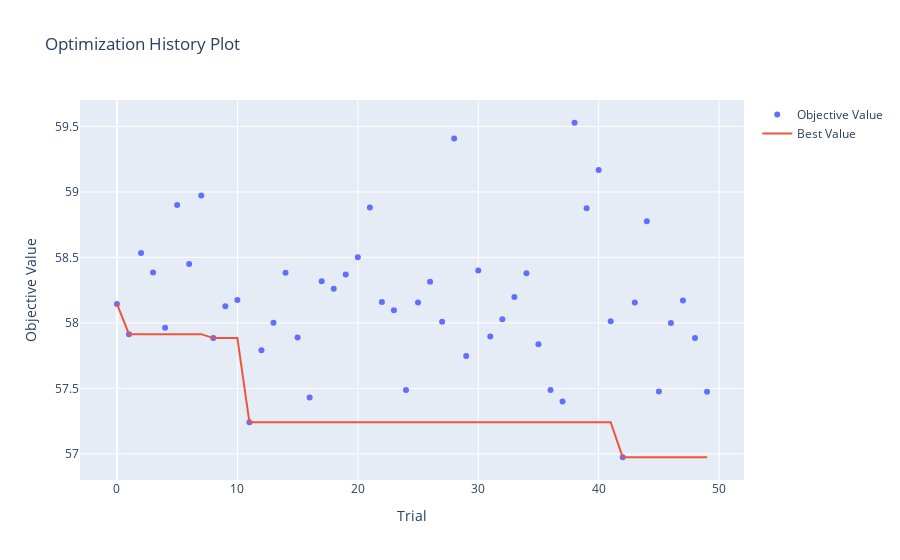

Notebook code for this chart:
### Code cell
optuna.visualization.plot_optimization_history(study)

### Figure 1 — Plotly figure (JSON) as saved in the notebook; plotly's stock layout.template omitted (floating-point values rounded to 4 significant figures)
{"data": [{"mode": "markers", "name": "Objective Value", "type": "scatter", "x": [0, 1, 2, 3, 4, 5, 6, 7, 8, 9, 10, 11, 12, 13, 14, 15, 16, 17, 18, 19, 20, 21, 22, 23, 24, 25, 26, 27, 28, 29, 30, 31, 32, 33, 34, 35, 36, 37, 38, 39, 40, 41, 42, 43, 44, 45, 46, 47, 48, 49], "y": [58.14, 57.91, 58.53, 58.38, 57.96, 58.9, 58.45, 58.97, 57.88, 58.13, 58.18, 57.24, 57.79, 58.0, 58.38, 57.89, 57.43, 58.32, 58.26, 58.37, 58.5, 58.88, 58.16, 58.1, 57.49, 58.16, 58.31, 58.01, 59.41, 57.75, 58.4, 57.9, 58.03, 58.2, 58.38, 57.84, 57.49, 57.4, 59.53, 58.88, 59.17, 58.01, 56.97, 58.16, 58.78, 57.48, 58.0, 58.17, 57.88, 57.47]}, {"mode": "lines", "name": "Best Value", "type": "scatter", "x": [0, 1, 2, 3, 4, 5, 6, 7, 8, 9, 10, 11, 12, 13, 14, 15, 16, 17, 18, 19, 20, 21, 22, 23, 24, 25, 26, 27, 28, 29, 30, 31, 32, 33, 34, 35, 36, 37, 38, 39, 40, 41, 42, 43, 44, 45, 46, 47, 48, 49], "y": [58.14, 57.91, 57.91, 57.91, 57.91, 57.91, 57.91, 57.91, 57.88, 57.88, 57.88, 57.24, 57.24, 57.24, 57.24, 57.24, 57.24, 57.24, 57.24, 57.24, 57.24, 57.24, 57.24, 57.24, 57.24, 57.24, 57.24, 57.24, 57.24, 57.24, 57.24, 57.24, 57.24, 57.24, 57.24, 57.24, 57.24, 57.24, 57.24, 57.24, 57.24, 57.24, 56.97, 56.97, 56.97, 56.97, 56.97, 56.97, 56.97, 56.97]}, {"marker": {"color": "#cccccc"}, "mode": "markers", "name": "Infeasible Trial", "showlegend": false, "type": "scatter", "x": [], "y": []}], "layout": {"title": {"text": "Optimization History Plot"}, "xaxis": {"title": {"text": "Trial"}}, "yaxis": {"title": {"text": "Objective Value"}}}}
